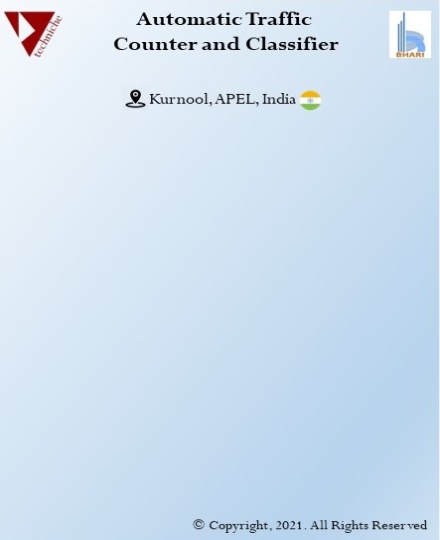
#> input picture right_image.jpg, 440 x 540 px, given in place of hyderabad_clip8.avi, which was not available
$ python hist_eq.py
#> lines starting #> are read from the running program, lines starting #| are printed output that depends on the picture; pictures that were not available may be replaced by others from this repository, and a replacement may not be noted
import cv2
import numpy as np


input_path = "inputs/hyderabad_clip8.avi"
vidcap = cv2.VideoCapture(input_path)

clahe = cv2.createCLAHE(clipLimit=2.0, tileGridSize=(8, 8))

while vidcap.isOpened():
    status, frame = vidcap.read()
#> frame is the input picture: shape (540, 440, 3); mean B, G, R 239.2, 222.9, 206

    if not status:
        break

    frame = cv2.resize(frame, dsize=(960, 540), interpolation=cv2.INTER_LINEAR)
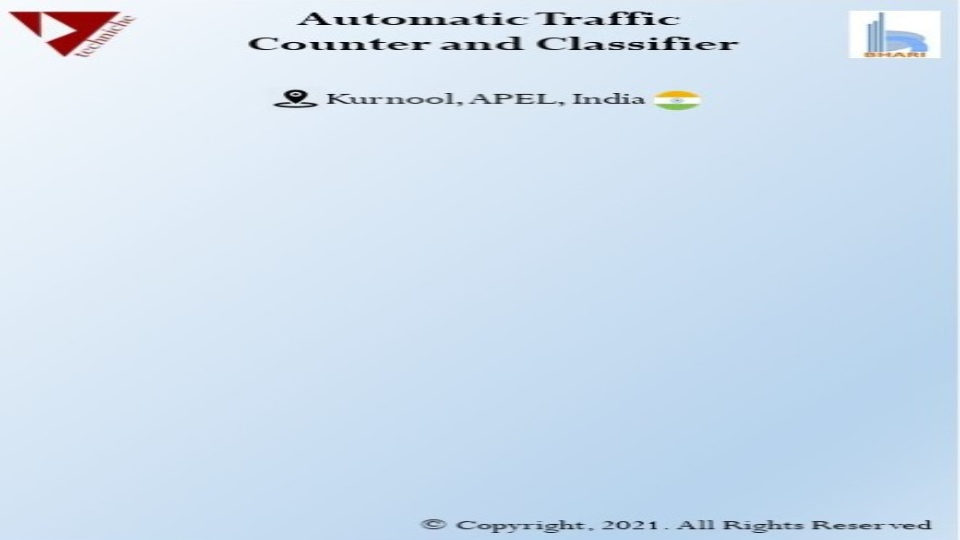
#> frame: shape (540, 960, 3); mean B, G, R 239.2, 222.9, 206

    frame2 = cv2.cvtColor(frame, code=cv2.COLOR_BGR2YCrCb)
#> frame2: shape (540, 960, 3); mean of channels 0, 1, 2 219.7, 118.2, 139

    # frame2_Y_eh = cv2.equalizeHist(frame2[:,:,0])
    frame2_Y_eh = clahe.apply(frame2[:, :, 0])
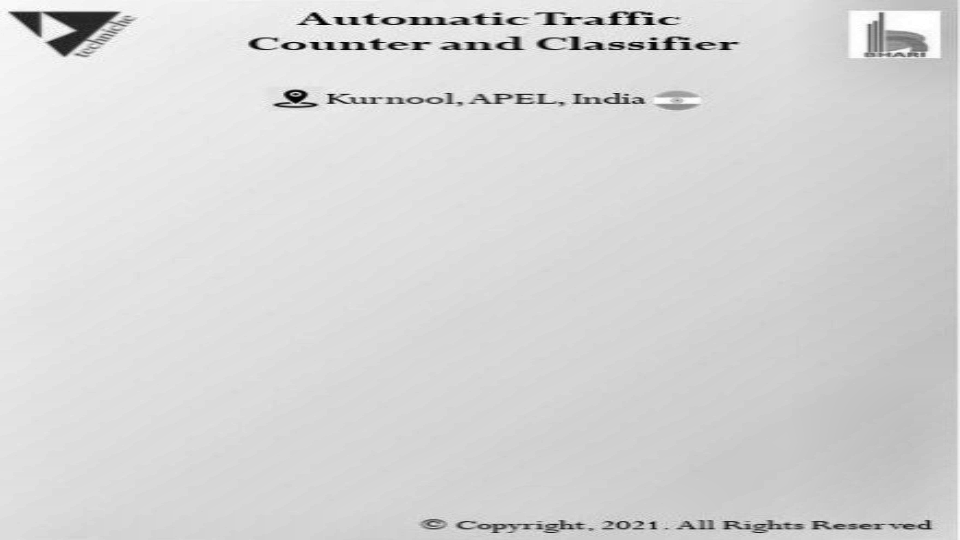
#> frame2_Y_eh: shape (540, 960); min 2, max 255, mean 214.2

    frame2_eh = np.dstack((frame2_Y_eh, frame2[:, :, 1], frame2[:, :, 2]))
#> frame2_eh: shape (540, 960, 3); mean of channels 0, 1, 2 214.2, 118.2, 139

    frame2 = cv2.cvtColor(frame2_eh, code=cv2.COLOR_YCrCb2BGR)

    out_frame = np.hstack((frame, frame2))
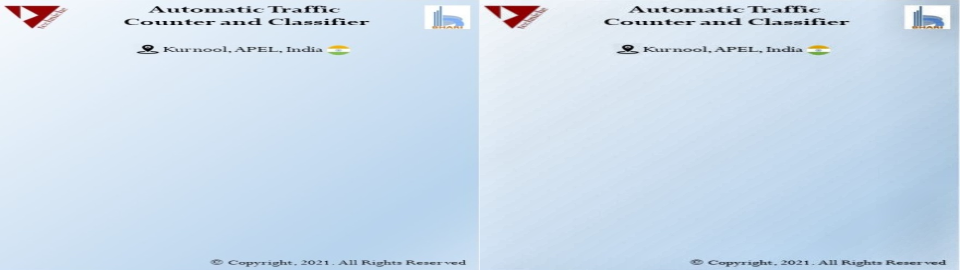
#> out_frame: shape (540, 1920, 3) (shown at 1/2 size); mean B, G, R 236.5, 220.1, 203.2
    cv2.imshow("out", out_frame)

    key = cv2.waitKey(50)
#> (key q is pressed here)

    if key == ord("p"):
        cv2.waitKey(-1)
    elif key == ord("q"):
        break

vidcap.release()
cv2.destroyAllWindows()
